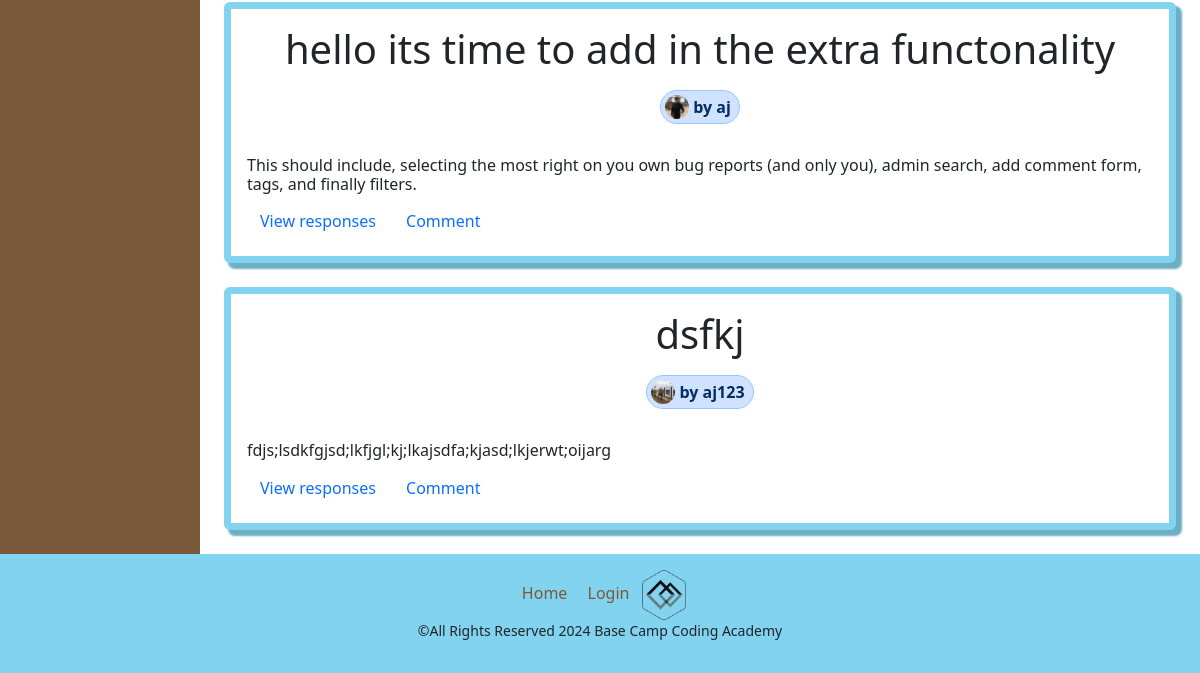
The app's page /bugBoard/ (lower part), older data.
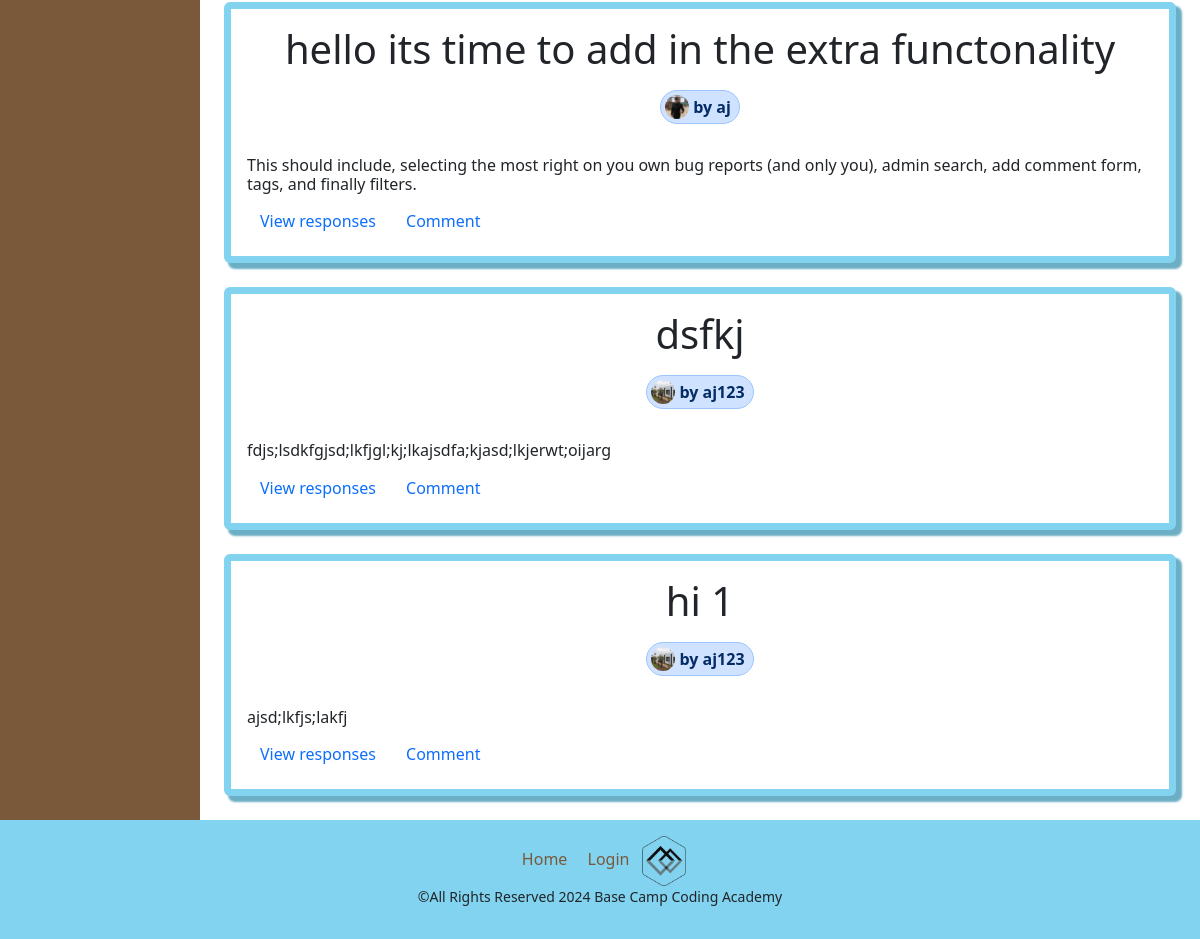
The same page, newer data.
### app/models.py (models this page shows, shortened)
class BugReport(models.Model):
    account = models.ForeignKey(Account, null=True, on_delete=models.SET_NULL)
    title = models.CharField(max_length=255, null=True)
    prompt = models.TextField(null=True)
    messages = models.ManyToManyField(Message, related_name='bug_reports_messages', null=True, blank=True)
    most_correct = models.OneToOneField(Message, related_name='bug_report_most_correct', null=True, blank=True, on_delete=models.SET_NULL)
    date_created = models.DateField(auto_now=True)

class Account(models.Model):
    user = models.OneToOneField(User, null=True, on_delete=models.CASCADE)
    profile_picture = models.ImageField(upload_to='profile_pics/', null=True, blank=True)

### app/views.py (the view, shortened to what this page needs)
# urls.py: path('bugBoard/', bugBoardPage, name="bugBoard"),
def bugBoardPage(request: HttpRequest) -> HttpResponse:
    report_form = reportForm()
    message_form = messageForm()
    reportList = getAllReports()
    context = {'bugReports': reportList, 'report_form': report_form, 'message_form': message_form}
    return render(request, "bugBoard.html", context)

### app/models.py (called while the page is built)
def getAllReports():
    return list(BugReport.objects.all())

    def __str__(self):
        return self.content

### app/templates/bugBoard.html (shortened to what this page needs)
{% extends "base.html" %}
{% load static %}
{% block content %}
    <div class="container-fluid">
        <div class="row">
            <nav id="sidebar" class="col-md-3 col-lg-2 d-md-block background-brown sidebar">
            </nav>
            <main class="col-md-9 ms-sm-auto col-lg-10 px-md-4">
            <br>
            <br>
            {% for i in bugReports %}
                {% if i.most_correct %}
                <br>
                {% else %}
                    <div class="card border-blue boarderMed blue-box-shadow">
                        <div class="card-title">
                            <h1 class="mx-auto card-title row d-flex justify-content-center mt-3">
                                {{ i.title }}
                                <hr class='invisHr'>
                                <span class="minContent med-font badge d-flex align-items-center p-1 pe-2 text-primary-emphasis bg-primary-subtle border border-primary-subtle rounded-pill">
                                    <img class="rounded-circle me-1" width="24" height="24" src="{% if i.account.profile_picture %}{{ i.account.profile_picture.url }}{% endif %}" alt="BCCA">by {{i.account.user}}
                                </span>
                            </h1>
                        </div>
                        <div class='card-body'>
                            <p class="card-text h6">{{ i.prompt }}</p>
                            <button class="btn btn-link linkStripper" type="button" data-bs-toggle="collapse" data-bs-target="#collapseMessages{{ forloop.counter }}">View responses </button>
                            <button class="btn btn-link linkStripper" type="button" data-bs-toggle="modal" data-bs-target="#commentModal{{ forloop.counter }}">Comment </button>
                        </div>
                    </div>
                    <br>
            {% endif %}
            {% endfor %}
            </main>
        </div>
    </div>
{% endblock content %}

Row changes from the older to the newer data that the page shows:
added BugReport: title "hi 1", account.profile_picture (picture), account.user "aj123", prompt "ajsd;lkfjs;lakfj"
